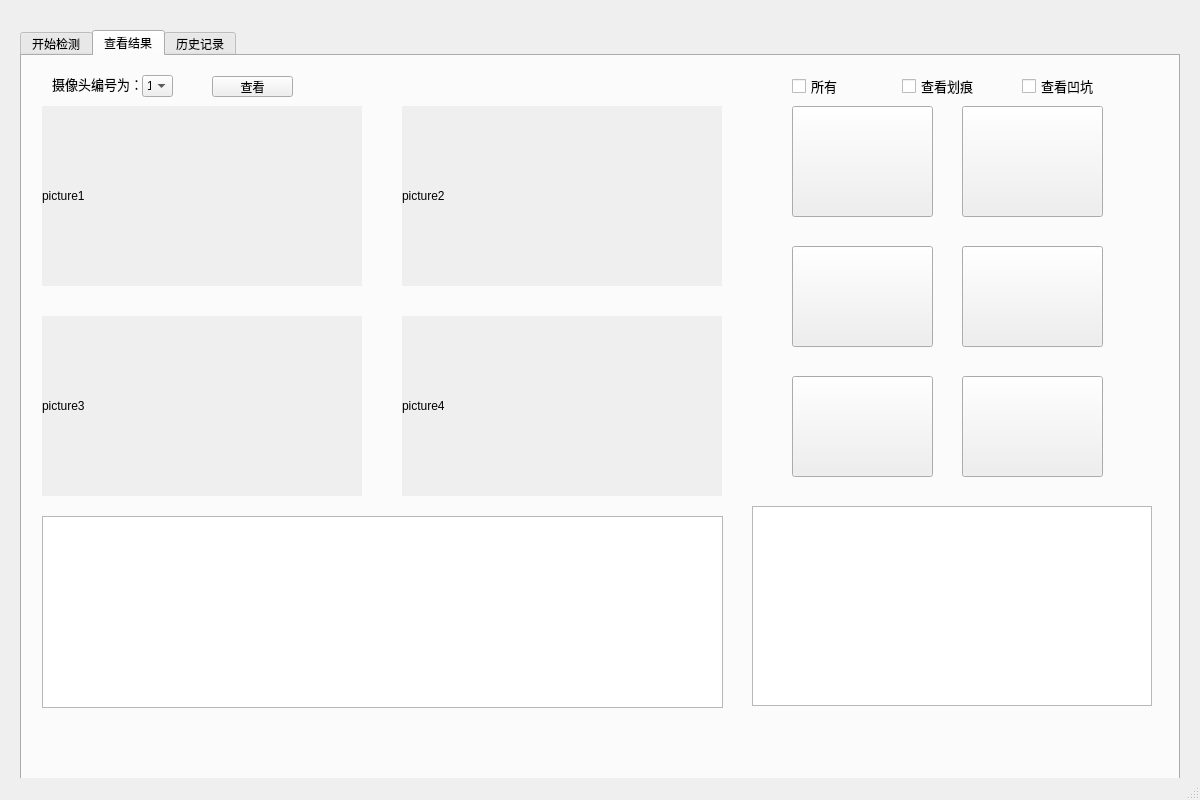
<?xml version="1.0" encoding="UTF-8"?>
<ui version="4.0">
 <class>MainWindow</class>
 <widget class="QMainWindow" name="MainWindow">
  <property name="geometry">
   <rect>
    <x>0</x>
    <y>0</y>
    <width>1200</width>
    <height>800</height>
   </rect>
  </property>
  <property name="windowTitle">
   <string>MainWindow</string>
  </property>
  <widget class="QWidget" name="centralwidget">
   <widget class="QTabWidget" name="tabWidget">
    <property name="geometry">
     <rect>
      <x>20</x>
      <y>30</y>
      <width>1160</width>
      <height>780</height>
     </rect>
    </property>
    <property name="currentIndex">
     <number>1</number>
    </property>
    <widget class="QWidget" name="tab_3">
     <property name="enabled">
      <bool>true</bool>
     </property>
     <attribute name="title">
      <string>开始检测</string>
     </attribute>
     <widget class="QWidget" name="widget" native="true">
      <property name="geometry">
       <rect>
        <x>30</x>
        <y>60</y>
        <width>640</width>
        <height>360</height>
       </rect>
      </property>
      <property name="autoFillBackground">
       <bool>true</bool>
      </property>
     </widget>
     <widget class="QLabel" name="label">
      <property name="geometry">
       <rect>
        <x>30</x>
        <y>30</y>
        <width>111</width>
        <height>16</height>
       </rect>
      </property>
      <property name="font">
       <font>
        <pointsize>10</pointsize>
        <underline>false</underline>
       </font>
      </property>
      <property name="text">
       <string>当前摄像头编号为：</string>
      </property>
     </widget>
     <widget class="QComboBox" name="comboBox">
      <property name="geometry">
       <rect>
        <x>150</x>
        <y>27</y>
        <width>68</width>
        <height>22</height>
       </rect>
      </property>
      <item>
       <property name="text">
        <string>摄像头1</string>
       </property>
      </item>
      <item>
       <property name="text">
        <string>摄像头2</string>
       </property>
      </item>
      <item>
       <property name="text">
        <string>摄像头3</string>
       </property>
      </item>
      <item>
       <property name="text">
        <string>摄像头4</string>
       </property>
      </item>
      <item>
       <property name="text">
        <string>摄像头5</string>
       </property>
      </item>
     </widget>
     <widget class="QCheckBox" name="checkBox">
      <property name="geometry">
       <rect>
        <x>340</x>
        <y>30</y>
        <width>79</width>
        <height>20</height>
       </rect>
      </property>
      <property name="font">
       <font>
        <pointsize>10</pointsize>
       </font>
      </property>
      <property name="text">
       <string>划痕检测</string>
      </property>
     </widget>
     <widget class="QCheckBox" name="checkBox_2">
      <property name="geometry">
       <rect>
        <x>500</x>
        <y>30</y>
        <width>79</width>
        <height>20</height>
       </rect>
      </property>
      <property name="font">
       <font>
        <pointsize>10</pointsize>
       </font>
      </property>
      <property name="text">
       <string>凹坑检测</string>
      </property>
     </widget>
     <widget class="QPushButton" name="pushButton_4">
      <property name="geometry">
       <rect>
        <x>730</x>
        <y>220</y>
        <width>180</width>
        <height>40</height>
       </rect>
      </property>
      <property name="text">
       <string>通信测试</string>
      </property>
     </widget>
     <widget class="QLabel" name="label_2">
      <property name="geometry">
       <rect>
        <x>740</x>
        <y>42</y>
        <width>81</width>
        <height>16</height>
       </rect>
      </property>
      <property name="font">
       <font>
        <pointsize>10</pointsize>
        <underline>false</underline>
       </font>
      </property>
      <property name="text">
       <string>置信度阈值：</string>
      </property>
     </widget>
     <widget class="QLabel" name="label_3">
      <property name="geometry">
       <rect>
        <x>740</x>
        <y>92</y>
        <width>81</width>
        <height>16</height>
       </rect>
      </property>
      <property name="font">
       <font>
        <pointsize>10</pointsize>
        <underline>false</underline>
       </font>
      </property>
      <property name="text">
       <string>交叉比阈值：</string>
      </property>
     </widget>
     <widget class="QDoubleSpinBox" name="doubleSpinBox">
      <property name="geometry">
       <rect>
        <x>820</x>
        <y>40</y>
        <width>49</width>
        <height>22</height>
       </rect>
      </property>
      <property name="font">
       <font>
        <pointsize>10</pointsize>
       </font>
      </property>
     </widget>
     <widget class="QDoubleSpinBox" name="doubleSpinBox_2">
      <property name="geometry">
       <rect>
        <x>820</x>
        <y>90</y>
        <width>49</width>
        <height>22</height>
       </rect>
      </property>
      <property name="font">
       <font>
        <pointsize>10</pointsize>
       </font>
      </property>
     </widget>
     <widget class="QPushButton" name="pushButton_5">
      <property name="geometry">
       <rect>
        <x>940</x>
        <y>220</y>
        <width>180</width>
        <height>40</height>
       </rect>
      </property>
      <property name="text">
       <string>云服务测试</string>
      </property>
     </widget>
     <widget class="QPushButton" name="pushButton_6">
      <property name="geometry">
       <rect>
        <x>730</x>
        <y>290</y>
        <width>180</width>
        <height>40</height>
       </rect>
      </property>
      <property name="text">
       <string>打开摄像头</string>
      </property>
     </widget>
     <widget class="QPushButton" name="pushButton_13">
      <property name="geometry">
       <rect>
        <x>940</x>
        <y>290</y>
        <width>180</width>
        <height>40</height>
       </rect>
      </property>
      <property name="text">
       <string>开始检测</string>
      </property>
     </widget>
     <widget class="QPushButton" name="pushButton_14">
      <property name="geometry">
       <rect>
        <x>730</x>
        <y>360</y>
        <width>180</width>
        <height>40</height>
       </rect>
      </property>
      <property name="text">
       <string>停止检测</string>
      </property>
     </widget>
     <widget class="QWidget" name="layoutWidget">
      <property name="geometry">
       <rect>
        <x>30</x>
        <y>500</y>
        <width>641</width>
        <height>140</height>
       </rect>
      </property>
      <layout class="QHBoxLayout" name="horizontalLayout">
       <property name="spacing">
        <number>70</number>
       </property>
       <property name="leftMargin">
        <number>0</number>
       </property>
       <item>
        <widget class="QPushButton" name="pushButton">
         <property name="text">
          <string/>
         </property>
         <property name="icon">
          <iconset>
           <normaloff>icons/car_left.png</normaloff>icons/car_left.png</iconset>
         </property>
         <property name="iconSize">
          <size>
           <width>130</width>
           <height>130</height>
          </size>
         </property>
        </widget>
       </item>
       <item>
        <widget class="QPushButton" name="pushButton_2">
         <property name="text">
          <string/>
         </property>
         <property name="icon">
          <iconset>
           <normaloff>icons/car_right.png</normaloff>icons/car_right.png</iconset>
         </property>
         <property name="iconSize">
          <size>
           <width>130</width>
           <height>130</height>
          </size>
         </property>
        </widget>
       </item>
       <item>
        <widget class="QPushButton" name="pushButton_3">
         <property name="text">
          <string/>
         </property>
         <property name="icon">
          <iconset>
           <normaloff>icons/car_roof.png</normaloff>icons/car_roof.png</iconset>
         </property>
         <property name="iconSize">
          <size>
           <width>130</width>
           <height>130</height>
          </size>
         </property>
        </widget>
       </item>
      </layout>
     </widget>
     <widget class="QLabel" name="label_4">
      <property name="geometry">
       <rect>
        <x>940</x>
        <y>20</y>
        <width>51</width>
        <height>16</height>
       </rect>
      </property>
      <property name="font">
       <font>
        <pointsize>10</pointsize>
        <underline>false</underline>
       </font>
      </property>
      <property name="text">
       <string>串口：</string>
      </property>
     </widget>
     <widget class="QComboBox" name="comboBox_2">
      <property name="geometry">
       <rect>
        <x>1000</x>
        <y>20</y>
        <width>121</width>
        <height>22</height>
       </rect>
      </property>
     </widget>
     <widget class="QPushButton" name="pushButton_7">
      <property name="geometry">
       <rect>
        <x>940</x>
        <y>50</y>
        <width>181</width>
        <height>31</height>
       </rect>
      </property>
      <property name="text">
       <string>刷新</string>
      </property>
     </widget>
     <widget class="QLabel" name="label_5">
      <property name="geometry">
       <rect>
        <x>940</x>
        <y>90</y>
        <width>51</width>
        <height>16</height>
       </rect>
      </property>
      <property name="font">
       <font>
        <pointsize>10</pointsize>
        <underline>false</underline>
       </font>
      </property>
      <property name="text">
       <string>波特率：</string>
      </property>
     </widget>
     <widget class="QComboBox" name="comboBox_3">
      <property name="geometry">
       <rect>
        <x>1000</x>
        <y>90</y>
        <width>121</width>
        <height>22</height>
       </rect>
      </property>
     </widget>
     <widget class="QLabel" name="label_6">
      <property name="geometry">
       <rect>
        <x>940</x>
        <y>120</y>
        <width>51</width>
        <height>16</height>
       </rect>
      </property>
      <property name="font">
       <font>
        <pointsize>10</pointsize>
        <underline>false</underline>
       </font>
      </property>
      <property name="text">
       <string>数据位：</string>
      </property>
     </widget>
     <widget class="QComboBox" name="comboBox_4">
      <property name="geometry">
       <rect>
        <x>1000</x>
        <y>120</y>
        <width>121</width>
        <height>22</height>
       </rect>
      </property>
     </widget>
     <widget class="QLabel" name="label_7">
      <property name="geometry">
       <rect>
        <x>940</x>
        <y>150</y>
        <width>51</width>
        <height>16</height>
       </rect>
      </property>
      <property name="font">
       <font>
        <pointsize>10</pointsize>
        <underline>false</underline>
       </font>
      </property>
      <property name="text">
       <string>校验位：</string>
      </property>
     </widget>
     <widget class="QComboBox" name="comboBox_5">
      <property name="geometry">
       <rect>
        <x>1000</x>
        <y>150</y>
        <width>121</width>
        <height>22</height>
       </rect>
      </property>
     </widget>
     <widget class="QTextBrowser" name="textBrowser">
      <property name="geometry">
       <rect>
        <x>730</x>
        <y>450</y>
        <width>400</width>
        <height>200</height>
       </rect>
      </property>
     </widget>
     <widget class="QPushButton" name="pushButton_15">
      <property name="geometry">
       <rect>
        <x>940</x>
        <y>360</y>
        <width>180</width>
        <height>40</height>
       </rect>
      </property>
      <property name="text">
       <string>退出程序</string>
      </property>
     </widget>
     <widget class="QPushButton" name="pushButton_18">
      <property name="geometry">
       <rect>
        <x>730</x>
        <y>140</y>
        <width>160</width>
        <height>40</height>
       </rect>
      </property>
      <property name="text">
       <string>选择权重文件</string>
      </property>
     </widget>
     <widget class="QComboBox" name="comboBox_7">
      <property name="geometry">
       <rect>
        <x>1000</x>
        <y>180</y>
        <width>121</width>
        <height>22</height>
       </rect>
      </property>
     </widget>
     <widget class="QLabel" name="label_15">
      <property name="geometry">
       <rect>
        <x>940</x>
        <y>180</y>
        <width>51</width>
        <height>16</height>
       </rect>
      </property>
      <property name="font">
       <font>
        <pointsize>10</pointsize>
        <underline>false</underline>
       </font>
      </property>
      <property name="text">
       <string>停止位：</string>
      </property>
     </widget>
    </widget>
    <widget class="QWidget" name="tab_4">
     <attribute name="title">
      <string>查看结果</string>
     </attribute>
     <widget class="QPushButton" name="pushButton_8">
      <property name="geometry">
       <rect>
        <x>770</x>
        <y>320</y>
        <width>141</width>
        <height>101</height>
       </rect>
      </property>
      <property name="text">
       <string/>
      </property>
      <property name="icon">
       <iconset>
        <normaloff>icons/car_roof.png</normaloff>icons/car_roof.png</iconset>
      </property>
      <property name="iconSize">
       <size>
        <width>130</width>
        <height>130</height>
       </size>
      </property>
     </widget>
     <widget class="QPushButton" name="pushButton_9">
      <property name="geometry">
       <rect>
        <x>770</x>
        <y>190</y>
        <width>141</width>
        <height>101</height>
       </rect>
      </property>
      <property name="text">
       <string/>
      </property>
      <property name="icon">
       <iconset>
        <normaloff>icons/car_right.png</normaloff>icons/car_right.png</iconset>
      </property>
      <property name="iconSize">
       <size>
        <width>130</width>
        <height>130</height>
       </size>
      </property>
     </widget>
     <widget class="QPushButton" name="pushButton_10">
      <property name="geometry">
       <rect>
        <x>770</x>
        <y>50</y>
        <width>141</width>
        <height>111</height>
       </rect>
      </property>
      <property name="text">
       <string/>
      </property>
      <property name="icon">
       <iconset>
        <normaloff>icons/car_left.png</normaloff>icons/car_left.png</iconset>
      </property>
      <property name="iconSize">
       <size>
        <width>130</width>
        <height>130</height>
       </size>
      </property>
     </widget>
     <widget class="QPushButton" name="pushButton_11">
      <property name="geometry">
       <rect>
        <x>940</x>
        <y>190</y>
        <width>141</width>
        <height>101</height>
       </rect>
      </property>
      <property name="text">
       <string/>
      </property>
      <property name="icon">
       <iconset>
        <normaloff>icons/car_right.png</normaloff>icons/car_right.png</iconset>
      </property>
      <property name="iconSize">
       <size>
        <width>130</width>
        <height>130</height>
       </size>
      </property>
     </widget>
     <widget class="QPushButton" name="pushButton_12">
      <property name="geometry">
       <rect>
        <x>940</x>
        <y>50</y>
        <width>141</width>
        <height>111</height>
       </rect>
      </property>
      <property name="text">
       <string/>
      </property>
      <property name="icon">
       <iconset>
        <normaloff>icons/car_left.png</normaloff>icons/car_left.png</iconset>
      </property>
      <property name="iconSize">
       <size>
        <width>130</width>
        <height>130</height>
       </size>
      </property>
     </widget>
     <widget class="QPushButton" name="pushButton_16">
      <property name="geometry">
       <rect>
        <x>940</x>
        <y>320</y>
        <width>141</width>
        <height>101</height>
       </rect>
      </property>
      <property name="text">
       <string/>
      </property>
      <property name="icon">
       <iconset>
        <normaloff>icons/car_roof.png</normaloff>icons/car_roof.png</iconset>
      </property>
      <property name="iconSize">
       <size>
        <width>130</width>
        <height>130</height>
       </size>
      </property>
     </widget>
     <widget class="QLabel" name="label_8">
      <property name="geometry">
       <rect>
        <x>20</x>
        <y>50</y>
        <width>320</width>
        <height>180</height>
       </rect>
      </property>
      <property name="autoFillBackground">
       <bool>true</bool>
      </property>
      <property name="text">
       <string>picture1</string>
      </property>
     </widget>
     <widget class="QLabel" name="label_9">
      <property name="geometry">
       <rect>
        <x>380</x>
        <y>50</y>
        <width>320</width>
        <height>180</height>
       </rect>
      </property>
      <property name="autoFillBackground">
       <bool>true</bool>
      </property>
      <property name="text">
       <string>picture2</string>
      </property>
     </widget>
     <widget class="QLabel" name="label_10">
      <property name="geometry">
       <rect>
        <x>20</x>
        <y>260</y>
        <width>320</width>
        <height>180</height>
       </rect>
      </property>
      <property name="autoFillBackground">
       <bool>true</bool>
      </property>
      <property name="text">
       <string>picture3</string>
      </property>
     </widget>
     <widget class="QLabel" name="label_11">
      <property name="geometry">
       <rect>
        <x>380</x>
        <y>260</y>
        <width>320</width>
        <height>180</height>
       </rect>
      </property>
      <property name="autoFillBackground">
       <bool>true</bool>
      </property>
      <property name="text">
       <string>picture4</string>
      </property>
     </widget>
     <widget class="QTextBrowser" name="textBrowser_2">
      <property name="geometry">
       <rect>
        <x>730</x>
        <y>450</y>
        <width>400</width>
        <height>200</height>
       </rect>
      </property>
     </widget>
     <widget class="QListView" name="listView">
      <property name="geometry">
       <rect>
        <x>20</x>
        <y>460</y>
        <width>681</width>
        <height>192</height>
       </rect>
      </property>
     </widget>
     <widget class="QCheckBox" name="checkBox_5">
      <property name="geometry">
       <rect>
        <x>1000</x>
        <y>20</y>
        <width>79</width>
        <height>20</height>
       </rect>
      </property>
      <property name="font">
       <font>
        <pointsize>10</pointsize>
       </font>
      </property>
      <property name="text">
       <string>查看凹坑</string>
      </property>
     </widget>
     <widget class="QCheckBox" name="checkBox_6">
      <property name="geometry">
       <rect>
        <x>880</x>
        <y>20</y>
        <width>79</width>
        <height>20</height>
       </rect>
      </property>
      <property name="font">
       <font>
        <pointsize>10</pointsize>
       </font>
      </property>
      <property name="text">
       <string>查看划痕</string>
      </property>
     </widget>
     <widget class="QCheckBox" name="checkBox_7">
      <property name="geometry">
       <rect>
        <x>770</x>
        <y>20</y>
        <width>79</width>
        <height>20</height>
       </rect>
      </property>
      <property name="font">
       <font>
        <pointsize>10</pointsize>
       </font>
      </property>
      <property name="text">
       <string>所有</string>
      </property>
     </widget>
     <widget class="QComboBox" name="comboBox_8">
      <property name="geometry">
       <rect>
        <x>120</x>
        <y>19</y>
        <width>31</width>
        <height>22</height>
       </rect>
      </property>
      <item>
       <property name="text">
        <string>1</string>
       </property>
      </item>
      <item>
       <property name="text">
        <string>2</string>
       </property>
      </item>
      <item>
       <property name="text">
        <string>3</string>
       </property>
      </item>
      <item>
       <property name="text">
        <string>4</string>
       </property>
      </item>
      <item>
       <property name="text">
        <string>5</string>
       </property>
      </item>
     </widget>
     <widget class="QLabel" name="label_16">
      <property name="geometry">
       <rect>
        <x>30</x>
        <y>20</y>
        <width>91</width>
        <height>16</height>
       </rect>
      </property>
      <property name="font">
       <font>
        <pointsize>10</pointsize>
        <underline>false</underline>
       </font>
      </property>
      <property name="text">
       <string>摄像头编号为：</string>
      </property>
     </widget>
     <widget class="QPushButton" name="pushButton_19">
      <property name="geometry">
       <rect>
        <x>190</x>
        <y>20</y>
        <width>81</width>
        <height>21</height>
       </rect>
      </property>
      <property name="text">
       <string>查看</string>
      </property>
     </widget>
    </widget>
    <widget class="QWidget" name="tab_5">
     <attribute name="title">
      <string>历史记录</string>
     </attribute>
     <widget class="QScrollArea" name="scrollArea">
      <property name="geometry">
       <rect>
        <x>20</x>
        <y>80</y>
        <width>1120</width>
        <height>620</height>
       </rect>
      </property>
      <property name="widgetResizable">
       <bool>true</bool>
      </property>
      <widget class="QWidget" name="scrollAreaWidgetContents">
       <property name="geometry">
        <rect>
         <x>0</x>
         <y>0</y>
         <width>1118</width>
         <height>618</height>
        </rect>
       </property>
      </widget>
     </widget>
     <widget class="QLabel" name="label_12">
      <property name="geometry">
       <rect>
        <x>20</x>
        <y>30</y>
        <width>60</width>
        <height>20</height>
       </rect>
      </property>
      <property name="font">
       <font>
        <pointsize>10</pointsize>
       </font>
      </property>
      <property name="text">
       <string>检测日期：</string>
      </property>
     </widget>
     <widget class="QDateEdit" name="dateEdit">
      <property name="geometry">
       <rect>
        <x>210</x>
        <y>30</y>
        <width>110</width>
        <height>22</height>
       </rect>
      </property>
      <property name="calendarPopup">
       <bool>true</bool>
      </property>
     </widget>
     <widget class="QDateEdit" name="dateEdit_3">
      <property name="geometry">
       <rect>
        <x>90</x>
        <y>30</y>
        <width>91</width>
        <height>22</height>
       </rect>
      </property>
      <property name="calendarPopup">
       <bool>true</bool>
      </property>
     </widget>
     <widget class="QLabel" name="label_13">
      <property name="geometry">
       <rect>
        <x>190</x>
        <y>30</y>
        <width>31</width>
        <height>20</height>
       </rect>
      </property>
      <property name="font">
       <font>
        <pointsize>10</pointsize>
       </font>
      </property>
      <property name="text">
       <string>至</string>
      </property>
     </widget>
     <widget class="QLabel" name="label_14">
      <property name="geometry">
       <rect>
        <x>430</x>
        <y>30</y>
        <width>41</width>
        <height>20</height>
       </rect>
      </property>
      <property name="font">
       <font>
        <pointsize>10</pointsize>
       </font>
      </property>
      <property name="text">
       <string>缺陷：</string>
      </property>
     </widget>
     <widget class="QComboBox" name="comboBox_6">
      <property name="geometry">
       <rect>
        <x>470</x>
        <y>30</y>
        <width>51</width>
        <height>22</height>
       </rect>
      </property>
      <item>
       <property name="text">
        <string>所有</string>
       </property>
      </item>
      <item>
       <property name="text">
        <string>划痕</string>
       </property>
      </item>
      <item>
       <property name="text">
        <string>凹坑</string>
       </property>
      </item>
     </widget>
     <widget class="QPushButton" name="pushButton_17">
      <property name="geometry">
       <rect>
        <x>1020</x>
        <y>30</y>
        <width>75</width>
        <height>25</height>
       </rect>
      </property>
      <property name="font">
       <font>
        <pointsize>10</pointsize>
       </font>
      </property>
      <property name="text">
       <string>开始搜索</string>
      </property>
     </widget>
    </widget>
   </widget>
  </widget>
  <widget class="QMenuBar" name="menubar">
   <property name="geometry">
    <rect>
     <x>0</x>
     <y>0</y>
     <width>1200</width>
     <height>22</height>
    </rect>
   </property>
  </widget>
  <widget class="QStatusBar" name="statusbar"/>
 </widget>
 <resources/>
 <connections/>
</ui>
